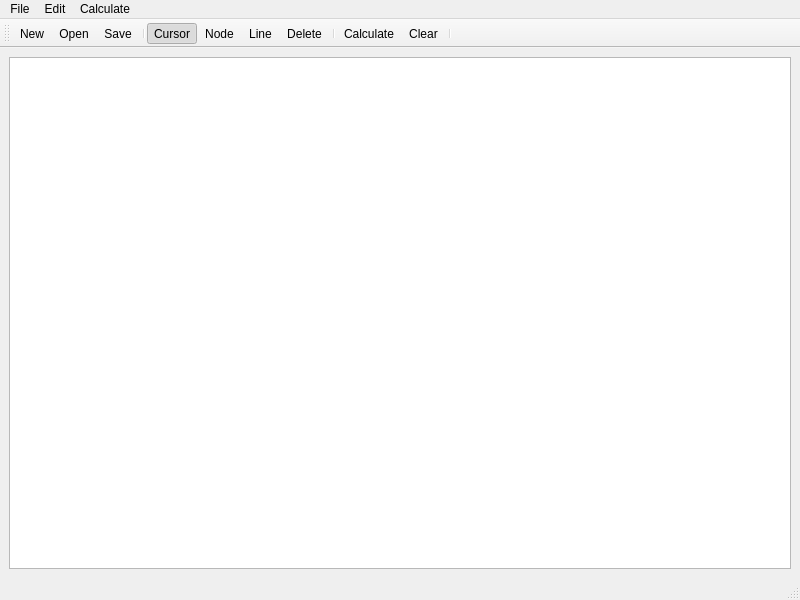
<?xml version="1.0" encoding="UTF-8"?>
<ui version="4.0">
 <class>MainWindow</class>
 <widget class="QMainWindow" name="MainWindow">
  <property name="geometry">
   <rect>
    <x>0</x>
    <y>0</y>
    <width>800</width>
    <height>600</height>
   </rect>
  </property>
  <property name="windowTitle">
   <string>MainWindow</string>
  </property>
  <widget class="QWidget" name="centralwidget">
   <layout class="QVBoxLayout" name="verticalLayout">
    <item>
     <widget class="QGraphicsView" name="graphicsView"/>
    </item>
   </layout>
  </widget>
  <widget class="QMenuBar" name="menubar">
   <property name="geometry">
    <rect>
     <x>0</x>
     <y>0</y>
     <width>800</width>
     <height>21</height>
    </rect>
   </property>
   <widget class="QMenu" name="menuFile">
    <property name="title">
     <string>File</string>
    </property>
    <addaction name="actionNew"/>
    <addaction name="actionSave"/>
    <addaction name="actionOpen"/>
    <addaction name="actionClear"/>
   </widget>
   <widget class="QMenu" name="menuTools">
    <property name="title">
     <string>Edit</string>
    </property>
    <addaction name="actionCursor"/>
    <addaction name="actionNode"/>
    <addaction name="actionLine"/>
    <addaction name="actionDelete"/>
   </widget>
   <widget class="QMenu" name="menuCalculate">
    <property name="title">
     <string>Calculate</string>
    </property>
    <addaction name="actionCalculate"/>
   </widget>
   <addaction name="menuFile"/>
   <addaction name="menuTools"/>
   <addaction name="menuCalculate"/>
  </widget>
  <widget class="QStatusBar" name="statusbar"/>
  <widget class="QToolBar" name="toolBar">
   <property name="windowTitle">
    <string>toolBar</string>
   </property>
   <attribute name="toolBarArea">
    <enum>TopToolBarArea</enum>
   </attribute>
   <attribute name="toolBarBreak">
    <bool>false</bool>
   </attribute>
   <addaction name="actionNew"/>
   <addaction name="actionOpen"/>
   <addaction name="actionSave"/>
   <addaction name="separator"/>
   <addaction name="actionCursor"/>
   <addaction name="actionNode"/>
   <addaction name="actionLine"/>
   <addaction name="actionDelete"/>
   <addaction name="separator"/>
   <addaction name="actionCalculate"/>
   <addaction name="actionClear"/>
   <addaction name="separator"/>
  </widget>
  <action name="actionNew">
   <property name="icon">
    <iconset resource="rec.qrc">
     <normaloff>:/images/new.png</normaloff>:/images/new.png</iconset>
   </property>
   <property name="text">
    <string>New</string>
   </property>
  </action>
  <action name="actionSave">
   <property name="icon">
    <iconset resource="rec.qrc">
     <normaloff>:/images/save.png</normaloff>:/images/save.png</iconset>
   </property>
   <property name="text">
    <string>Save</string>
   </property>
  </action>
  <action name="actionNode">
   <property name="checkable">
    <bool>true</bool>
   </property>
   <property name="icon">
    <iconset resource="rec.qrc">
     <normaloff>:/images/node.png</normaloff>:/images/node.png</iconset>
   </property>
   <property name="text">
    <string>Node</string>
   </property>
   <property name="shortcut">
    <string>Ctrl+N</string>
   </property>
  </action>
  <action name="actionLine">
   <property name="checkable">
    <bool>true</bool>
   </property>
   <property name="icon">
    <iconset resource="rec.qrc">
     <normaloff>:/images/line.png</normaloff>:/images/line.png</iconset>
   </property>
   <property name="text">
    <string>Line</string>
   </property>
   <property name="shortcut">
    <string>Ctrl+L</string>
   </property>
  </action>
  <action name="actionCursor">
   <property name="checkable">
    <bool>true</bool>
   </property>
   <property name="checked">
    <bool>true</bool>
   </property>
   <property name="icon">
    <iconset resource="rec.qrc">
     <normaloff>:/images/cursor.png</normaloff>:/images/cursor.png</iconset>
   </property>
   <property name="text">
    <string>Cursor</string>
   </property>
   <property name="shortcut">
    <string>Ctrl+U</string>
   </property>
  </action>
  <action name="actionCalculate">
   <property name="icon">
    <iconset resource="rec.qrc">
     <normaloff>:/images/calculate.png</normaloff>:/images/calculate.png</iconset>
   </property>
   <property name="text">
    <string>Calculate</string>
   </property>
  </action>
  <action name="actionClear">
   <property name="icon">
    <iconset resource="rec.qrc">
     <normaloff>:/images/Clearup.png</normaloff>:/images/Clearup.png</iconset>
   </property>
   <property name="text">
    <string>Clear</string>
   </property>
  </action>
  <action name="actionOpen">
   <property name="icon">
    <iconset resource="rec.qrc">
     <normaloff>:/images/open.png</normaloff>:/images/open.png</iconset>
   </property>
   <property name="text">
    <string>Open</string>
   </property>
  </action>
  <action name="actionDelete">
   <property name="icon">
    <iconset resource="rec.qrc">
     <normaloff>:/images/delete.png</normaloff>:/images/delete.png</iconset>
   </property>
   <property name="text">
    <string>Delete</string>
   </property>
   <property name="shortcut">
    <string>Del</string>
   </property>
  </action>
 </widget>
 <resources>
  <include location="rec.qrc"/>
 </resources>
 <connections/>
</ui>
